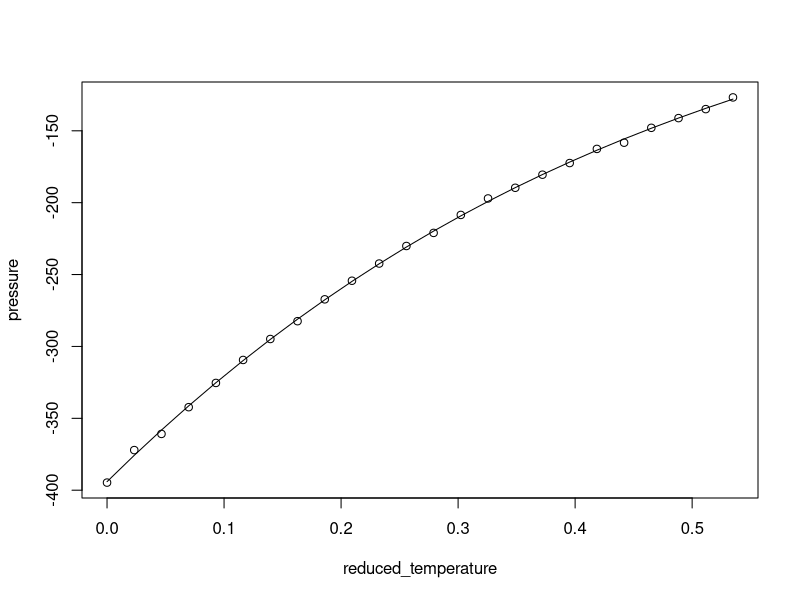
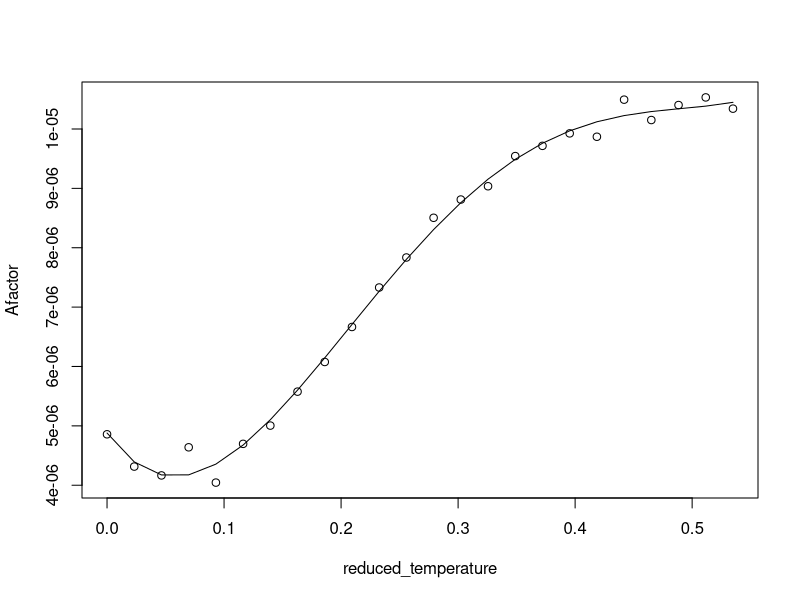

Write the R code that produced these figures, in order.
## ---- chunk 1
knitr::opts_chunk$set(echo = TRUE)
## ---- chunk 2
data <- read.table('../src/Data/PTspinodal.txt',header=T)
attach(data)
lmA1=lm(pressure~poly(reduced_temperature,1))
lmA2=lm(pressure~poly(reduced_temperature,2))
lmA3=lm(pressure~poly(reduced_temperature,3))
lmA4=lm(pressure~poly(reduced_temperature,4))
anova(lmA1,lmA2)
anova(lmA2,lmA3)
anova(lmA3,lmA4)
plot(reduced_temperature,pressure)
lines(reduced_temperature,fitted(lmA3))
## ---- chunk 3
rm(list=ls())
data <- read.table('../src/Data/ATspinodal.txt',header=T)
attach(data)
lmA1=lm(Afactor~poly(reduced_temperature,1))
lmA2=lm(Afactor~poly(reduced_temperature,2))
lmA3=lm(Afactor~poly(reduced_temperature,3))
lmA4=lm(Afactor~poly(reduced_temperature,4))
lmA5=lm(Afactor~poly(reduced_temperature,5))
anova(lmA1,lmA2)
anova(lmA2,lmA3)
anova(lmA3,lmA4)
anova(lmA4,lmA5)
plot(reduced_temperature,Afactor)
lines(reduced_temperature,fitted(lmA4))
